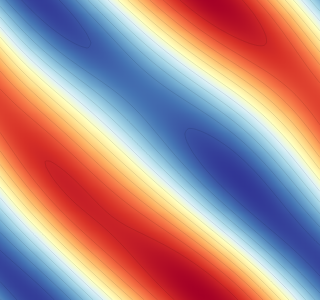
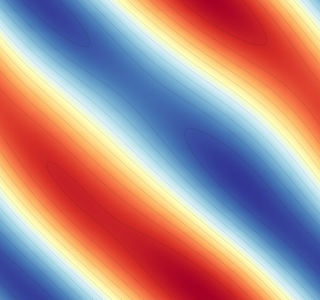
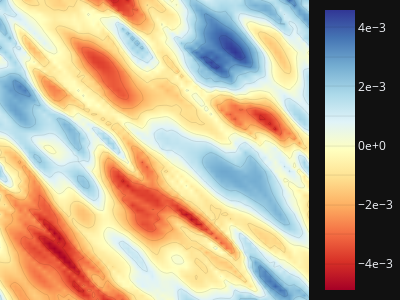

Source (notebook cell) for these figures, in order:
### Code cell
i = 1
z = preds[i, ..., 0].cpu().numpy()
z_true = u[i, ..., 0].cpu().numpy()
print(z.shape)
_ = showcontour(z, save_path="ns_pred", show_colorbar=False, width=300, height=300,)
_ = showcontour(z_true, save_path="ns_true", show_colorbar=False, width=300, height=300,)
_ = showcontour(z_true-z, save_path="ns_error", show_colorbar=True, width=400, height=300,)
print("Relative error: ", np.linalg.norm(z-z_true)/np.linalg.norm(z_true), '\n\n')

### Figure 1 — Plotly figure (JSON) as saved in the notebook; plotly's stock layout.template omitted (floating-point values rounded to 4 significant figures; data arrays with more than 128 entries replaced by an {"elided": "..."} marker saying what was removed)
{"data": [{"colorbar": {"tickformat": ".0e"}, "colorscale": [[0, "rgb(165,0,38)"], [0.1, "rgb(215,48,39)"], [0.2, "rgb(244,109,67)"], [0.3, "rgb(253,174,97)"], [0.4, "rgb(254,224,144)"], [0.5, "rgb(255,255,191)"], [0.6, "rgb(224,243,248)"], [0.7, "rgb(171,217,233)"], [0.8, "rgb(116,173,209)"], [0.9, "rgb(69,117,180)"], [1, "rgb(49,54,149)"]], "contours": {"coloring": "heatmap"}, "line": {"smoothing": 0.85, "width": 0.1}, "showscale": false, "type": "contour", "z": {"elided": "64x64 float values"}}], "layout": {"height": 300, "margin": {"b": 0, "l": 0, "r": 0, "t": 0}, "width": 300, "xaxis": {"showticklabels": false, "title": {"text": "x-label"}, "visible": false}, "yaxis": {"showticklabels": false, "title": {"text": "y-label"}, "visible": false}}}

### Figure 2 — Plotly figure (JSON) as saved in the notebook; plotly's stock layout.template omitted (floating-point values rounded to 4 significant figures; data arrays with more than 128 entries replaced by an {"elided": "..."} marker saying what was removed)
{"data": [{"colorbar": {"tickformat": ".0e"}, "colorscale": [[0, "rgb(165,0,38)"], [0.1, "rgb(215,48,39)"], [0.2, "rgb(244,109,67)"], [0.3, "rgb(253,174,97)"], [0.4, "rgb(254,224,144)"], [0.5, "rgb(255,255,191)"], [0.6, "rgb(224,243,248)"], [0.7, "rgb(171,217,233)"], [0.8, "rgb(116,173,209)"], [0.9, "rgb(69,117,180)"], [1, "rgb(49,54,149)"]], "contours": {"coloring": "heatmap"}, "line": {"smoothing": 0.85, "width": 0.1}, "showscale": false, "type": "contour", "z": {"elided": "64x64 float values"}}], "layout": {"height": 300, "margin": {"b": 0, "l": 0, "r": 0, "t": 0}, "width": 300, "xaxis": {"showticklabels": false, "title": {"text": "x-label"}, "visible": false}, "yaxis": {"showticklabels": false, "title": {"text": "y-label"}, "visible": false}}}

### Figure 3 — Plotly figure (JSON) as saved in the notebook; plotly's stock layout.template omitted (floating-point values rounded to 4 significant figures; data arrays with more than 128 entries replaced by an {"elided": "..."} marker saying what was removed)
{"data": [{"colorbar": {"tickformat": ".0e"}, "colorscale": [[0, "rgb(165,0,38)"], [0.1, "rgb(215,48,39)"], [0.2, "rgb(244,109,67)"], [0.3, "rgb(253,174,97)"], [0.4, "rgb(254,224,144)"], [0.5, "rgb(255,255,191)"], [0.6, "rgb(224,243,248)"], [0.7, "rgb(171,217,233)"], [0.8, "rgb(116,173,209)"], [0.9, "rgb(69,117,180)"], [1, "rgb(49,54,149)"]], "contours": {"coloring": "heatmap"}, "line": {"smoothing": 0.85, "width": 0.1}, "showscale": true, "type": "contour", "z": {"elided": "64x64 float values"}}], "layout": {"height": 300, "margin": {"b": 0, "l": 0, "r": 50, "t": 0}, "width": 400, "xaxis": {"showticklabels": false, "title": {"text": "x-label"}, "visible": false}, "yaxis": {"showticklabels": false, "title": {"text": "y-label"}, "visible": false}}}
